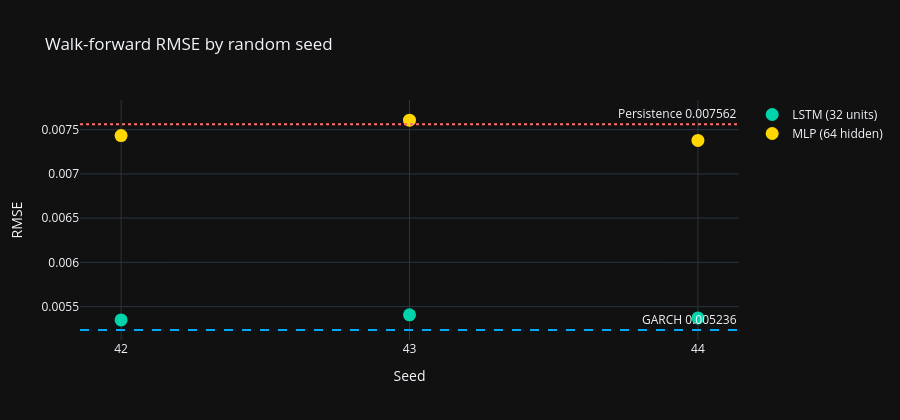

The cell this chart's notebook holds for it:
### Code cell
fig = go.Figure()
fig.add_trace(go.Scatter(
    x=[str(s) for s in SEED_LIST], y=lstm_rmses,
    mode='markers', name=f'LSTM ({LSTM_UNITS} units)',
    marker=dict(color='#00d4aa', size=13),
))
fig.add_trace(go.Scatter(
    x=[str(s) for s in SEED_LIST], y=mlp_rmses,
    mode='markers', name=f'MLP ({MLP_HIDDEN} hidden)',
    marker=dict(color='#ffd700', size=13),
))
fig.add_hline(y=GARCH_RMSE, line_dash='dash', line_color='#00aaff',
              annotation_text=f'GARCH {GARCH_RMSE:.6f}')
fig.add_hline(y=pers_rmse_check, line_dash='dot', line_color='#ff6b6b',
              annotation_text=f'Persistence {pers_rmse_check:.6f}')
fig.update_layout(
    template='plotly_dark',
    title='Walk-forward RMSE by random seed',
    xaxis_title='Seed', yaxis_title='RMSE',
    height=420,
)
fig.show()

seeds_losing_garch = len(SEED_LIST) - seeds_beating_garch - seeds_tied_garch
outcome_counts = (
    f"{seeds_beating_garch} beat {GARCH_LABEL} beyond the "
    f"{RMSE_MATERIAL:.0%} materiality threshold, {seeds_tied_garch} tied "
    f"within it and {seeds_losing_garch} fell short beyond it"
)
if max(seeds_beating_garch, seeds_tied_garch,
       seeds_losing_garch) == len(SEED_LIST):
    stability_verdict = (
        f"Of {len(SEED_LIST)} seeds, {outcome_counts}. In this execution "
        "every seed gives the same verdict, so the choice of seed does not "
        "change it."
    )
else:
    stability_verdict = (
        f"Of {len(SEED_LIST)} seeds, {outcome_counts}. In this execution "
        "the seeds disagree, so the verdict depends on which seed is "
        "reported, and no single seed should stand as the answer."
    )

display(Markdown(f"""
### What the spread means

LSTM walk-forward RMSE ranges from {lstm_rmse_min:.6f} to {lstm_rmse_max:.6f}
across {len(SEED_LIST)} seeds, a spread of {lstm_spread_pct:.2f}% of the
smaller value, with standard deviation {lstm_rmse_sd:.6f}. The MLP spread is
{mlp_spread_pct:.2f}%.

{stability_verdict}

Every setting of these runs is identical except the seed: same data, same
splits, same architecture, same refit schedule, same hardware. Runs that
differ only in seed moved LSTM RMSE by {lstm_spread_pct:.2f}%, so any single
seed's gap to {GARCH_LABEL} should be read against that spread. Rerunning the
notebook on the same machine reproduces each seed's result (section 5), so the
whole spread comes from the choice of seed. That is why the verdict above
counts every seed against the {RMSE_MATERIAL:.0%} materiality threshold rather
than relying on one.

GARCH has no equivalent spread. Maximum likelihood on a fixed sample returns
the same coefficients on every run, so its {GARCH_RMSE:.6f} depends on the
data alone, while each network's RMSE also depends on a seed that nothing in
the data selects. For a model whose output feeds a daily risk report, that
difference is not a technicality: an equally valid seed would have reported a
different number, so the seed becomes a setting that has to be recorded and
defended like any other model choice.

The sections that follow use the primary seed ({SEED}) so the diagnostics
remain directly comparable to Notebook 05. Read every figure in them as one
draw from the distribution above.
"""))

### Figure 1 — Plotly figure (JSON) as saved in the notebook; plotly's stock layout.template omitted (floating-point values rounded to 4 significant figures)
{"data": [{"marker": {"color": "#00d4aa", "size": 13}, "mode": "markers", "name": "LSTM (32 units)", "type": "scatter", "x": ["42", "43", "44"], "y": [0.00535, 0.005407, 0.005372]}, {"marker": {"color": "#ffd700", "size": 13}, "mode": "markers", "name": "MLP (64 hidden)", "type": "scatter", "x": ["42", "43", "44"], "y": [0.007433, 0.007608, 0.007379]}], "layout": {"annotations": [{"showarrow": false, "text": "GARCH 0.005236", "x": 1, "xanchor": "right", "xref": "x domain", "y": 0.005236, "yanchor": "bottom", "yref": "y"}, {"showarrow": false, "text": "Persistence 0.007562", "x": 1, "xanchor": "right", "xref": "x domain", "y": 0.007562, "yanchor": "bottom", "yref": "y"}], "height": 420, "shapes": [{"line": {"color": "#00aaff", "dash": "dash"}, "type": "line", "x0": 0, "x1": 1, "xref": "x domain", "y0": 0.005236, "y1": 0.005236, "yref": "y"}, {"line": {"color": "#ff6b6b", "dash": "dot"}, "type": "line", "x0": 0, "x1": 1, "xref": "x domain", "y0": 0.007562, "y1": 0.007562, "yref": "y"}], "title": {"text": "Walk-forward RMSE by random seed"}, "xaxis": {"title": {"text": "Seed"}}, "yaxis": {"title": {"text": "RMSE"}}}}
